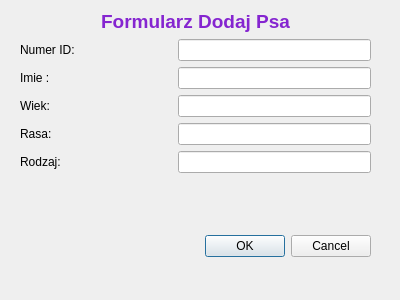
<?xml version="1.0" encoding="UTF-8"?>
<ui version="4.0">
 <class>DodajPsaDialog</class>
 <widget class="QDialog" name="DodajPsaDialog">
  <property name="geometry">
   <rect>
    <x>0</x>
    <y>0</y>
    <width>400</width>
    <height>300</height>
   </rect>
  </property>
  <property name="windowTitle">
   <string>Dialog</string>
  </property>
  <widget class="QDialogButtonBox" name="buttonBox">
   <property name="geometry">
    <rect>
     <x>30</x>
     <y>230</y>
     <width>341</width>
     <height>32</height>
    </rect>
   </property>
   <property name="orientation">
    <enum>Qt::Horizontal</enum>
   </property>
   <property name="standardButtons">
    <set>QDialogButtonBox::Cancel|QDialogButtonBox::Ok</set>
   </property>
  </widget>
  <widget class="QWidget" name="formLayoutWidget">
   <property name="geometry">
    <rect>
     <x>20</x>
     <y>10</y>
     <width>351</width>
     <height>211</height>
    </rect>
   </property>
   <layout class="QFormLayout" name="formLayout">
    <item row="0" column="0" colspan="2">
     <widget class="QLabel" name="label">
      <property name="text">
       <string>&lt;html&gt;&lt;head/&gt;&lt;body&gt;&lt;p align=&quot;center&quot;&gt;&lt;span style=&quot; font-size:14pt; font-weight:600; color:#8525d0;&quot;&gt;Formularz Dodaj Psa&lt;/span&gt;&lt;/p&gt;&lt;/body&gt;&lt;/html&gt;</string>
      </property>
     </widget>
    </item>
    <item row="2" column="0">
     <widget class="QLabel" name="label_2">
      <property name="text">
       <string>Numer ID:                             </string>
      </property>
     </widget>
    </item>
    <item row="2" column="1">
     <widget class="QLineEdit" name="lineEditId"/>
    </item>
    <item row="3" column="0">
     <widget class="QLabel" name="label_7">
      <property name="text">
       <string>Imie :                           </string>
      </property>
     </widget>
    </item>
    <item row="3" column="1">
     <widget class="QLineEdit" name="lineEditImie"/>
    </item>
    <item row="4" column="0">
     <widget class="QLabel" name="label_3">
      <property name="text">
       <string>Wiek:</string>
      </property>
     </widget>
    </item>
    <item row="4" column="1">
     <widget class="QLineEdit" name="lineEditWiek"/>
    </item>
    <item row="5" column="0">
     <widget class="QLabel" name="label_4">
      <property name="text">
       <string>Rasa:</string>
      </property>
     </widget>
    </item>
    <item row="5" column="1">
     <widget class="QLineEdit" name="lineEditRasa"/>
    </item>
    <item row="6" column="0">
     <widget class="QLabel" name="label_5">
      <property name="text">
       <string>Rodzaj:</string>
      </property>
     </widget>
    </item>
    <item row="6" column="1">
     <widget class="QLineEdit" name="lineEditRodzaj"/>
    </item>
   </layout>
  </widget>
 </widget>
 <resources/>
 <connections>
  <connection>
   <sender>buttonBox</sender>
   <signal>accepted()</signal>
   <receiver>DodajPsaDialog</receiver>
   <slot>accept()</slot>
   <hints>
    <hint type="sourcelabel">
     <x>248</x>
     <y>254</y>
    </hint>
    <hint type="destinationlabel">
     <x>157</x>
     <y>274</y>
    </hint>
   </hints>
  </connection>
  <connection>
   <sender>buttonBox</sender>
   <signal>rejected()</signal>
   <receiver>DodajPsaDialog</receiver>
   <slot>reject()</slot>
   <hints>
    <hint type="sourcelabel">
     <x>316</x>
     <y>260</y>
    </hint>
    <hint type="destinationlabel">
     <x>286</x>
     <y>274</y>
    </hint>
   </hints>
  </connection>
 </connections>
</ui>
